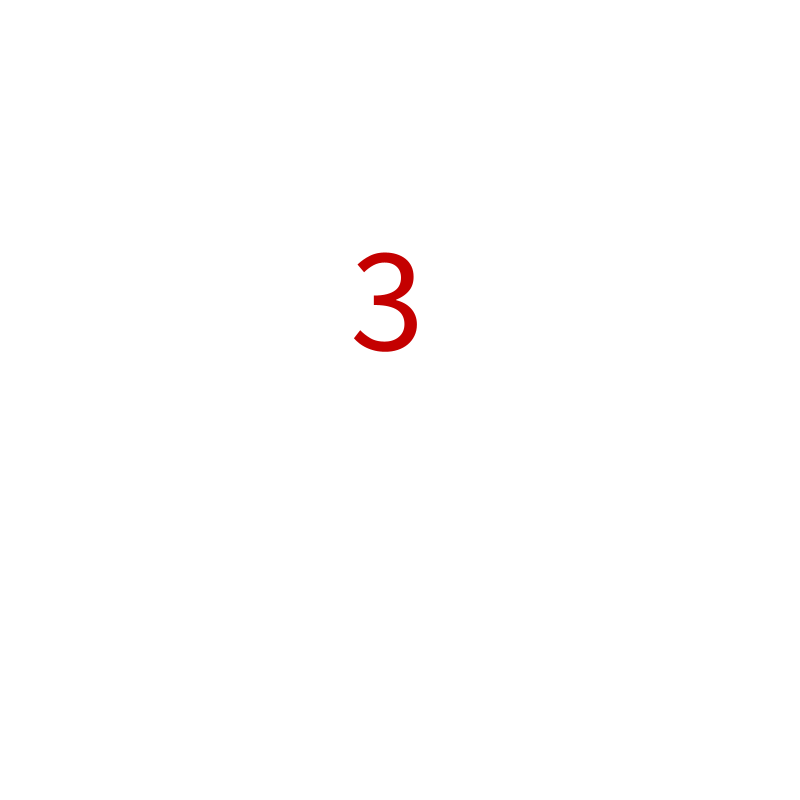
Frame 1 (no input)
Frame 60 (the mouse pressed at the canvas centre just before this capture): identical to frame 1, image omitted
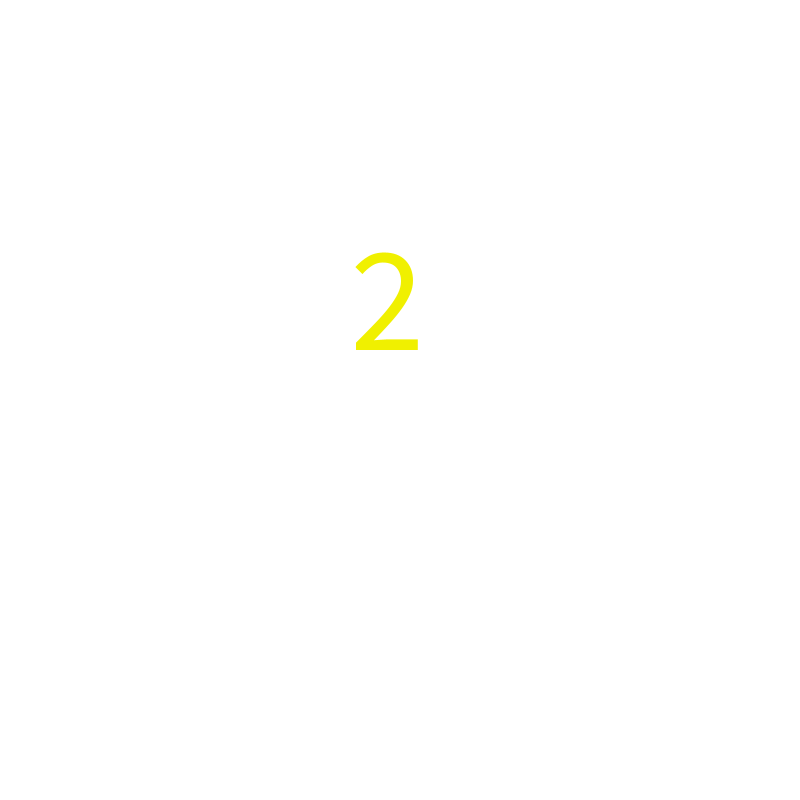
Frame 120 (the mouse held since frame 60 and released just before this capture)

The Processing sketch that drew these frames (run headless with seeded random() and noise(); from frame 60 on, the mouse is pressed at the canvas centre):

// Processing sketch: processing_100856
// ── processing_100856.pde

int mousexpoint;
int mouseypoint;
float randompointx, randompointy;
float totalclicks;
int newpoint=0;
float time=0, good=0, bad=0;
void setup()
{
  size(800,800);
  background(255);
  frameRate(100);
  randompointx=500;
  randompointy=500;
}

void draw()
{
  time=time+0.01;
  background(255);
  fill(0);
  if(time<=1.0)
  {
    fill(196,0,0);
    textSize(150);
    text("3",350,350);
  }
  else
  {
    if(time<=2.0)
    {
      fill(240,240,0);
       text("2",350,350);
     }
     else
     {
       if(time<=3.0)
       {
         fill(0,240,139);
          text("1",350,350);
       }
       else
       {
         if(time<=4.0)
         {
             fill(0,240,0);
             text("GO!",350,350);
         }
       }
     } 
    }
  
  
  
  if(time>=4.0){
  background(255);
  fill(0);
  mousexpoint=mouseX;
  mouseypoint=mouseY;
  textSize(20);
  text("Time = "+time,10,755);
  text("Good Clicks = "+good,10,775);
  text("You Suck = "+bad,10,795);
  text("Clicks per Second = "+good/time,250,775);
  text("Total Clicks = "+totalclicks,250,755);
  fill(0);
  rect(randompointx,randompointy,50,50);
  fill(255);
  rect(randompointx+12.5,randompointy+12.5,25,25);
  
  if(newpoint == 1)
  {
    randompointx=0;
    randompointy=0;
    randompointx=random(750);
    randompointy=random(750);
    newpoint=0;
  }
  }
}
void mousePressed()
{
  totalclicks=totalclicks+1;
  if(mousexpoint<=randompointx+35)
  {
    if(mouseypoint<=randompointy+35)
    {
      if(mousexpoint>=randompointx+12.5)
      {
        if(mouseypoint>=randompointy+12.5)
        {
          newpoint=1;
          good=good+1;
        }
        //
        else
        {
          bad=bad+1;
        }
        //
      }
      //
      else
      {
        bad=bad+1;
      }
      //
    }
    //
    else
    {
      bad=bad+1;
    }
    //
  }
  //
  else
  {
    bad=bad+1;
  }
  //
}
